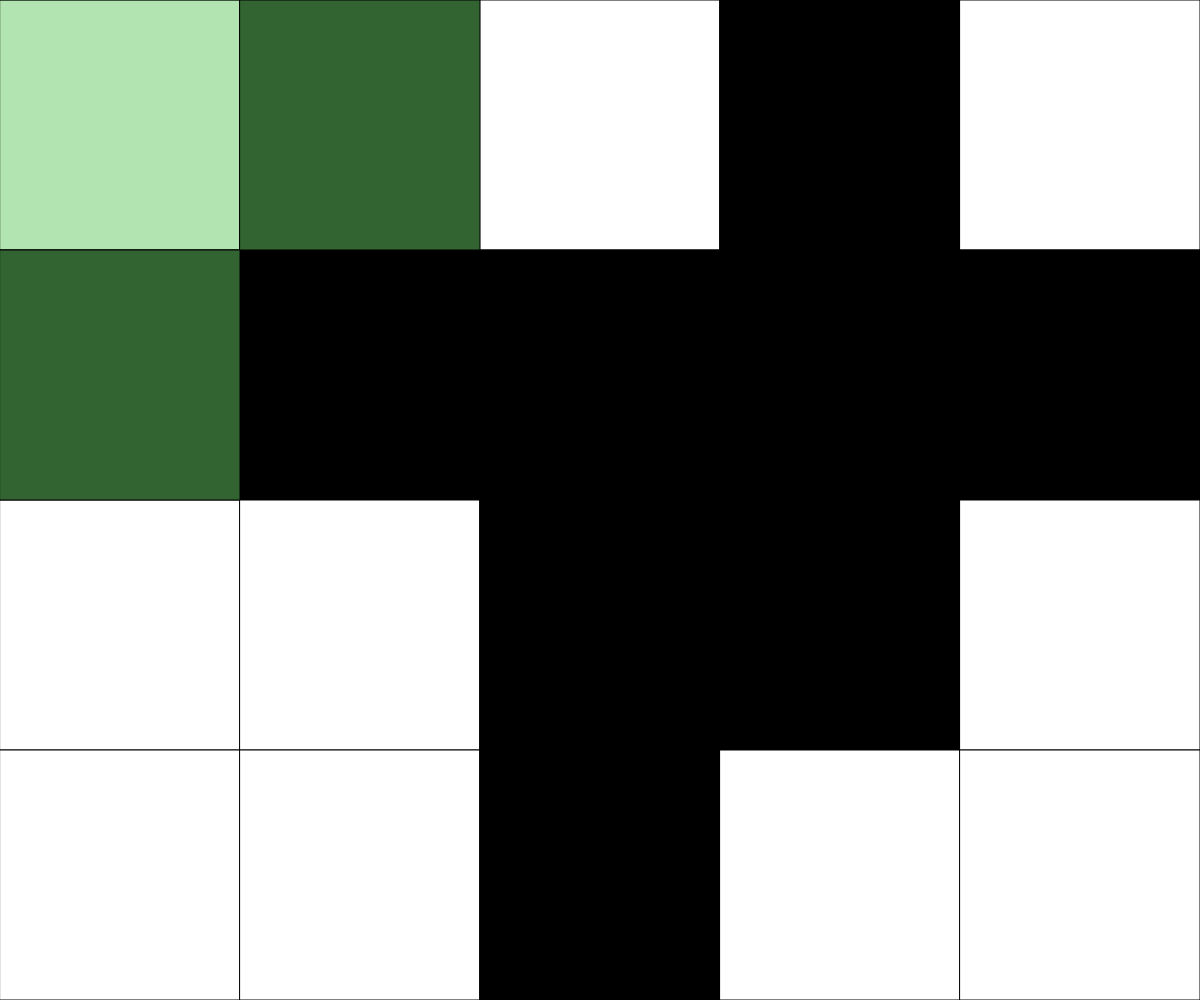
Frame 1 (no input)
Frame 60 (no input): identical to frame 1, image omitted
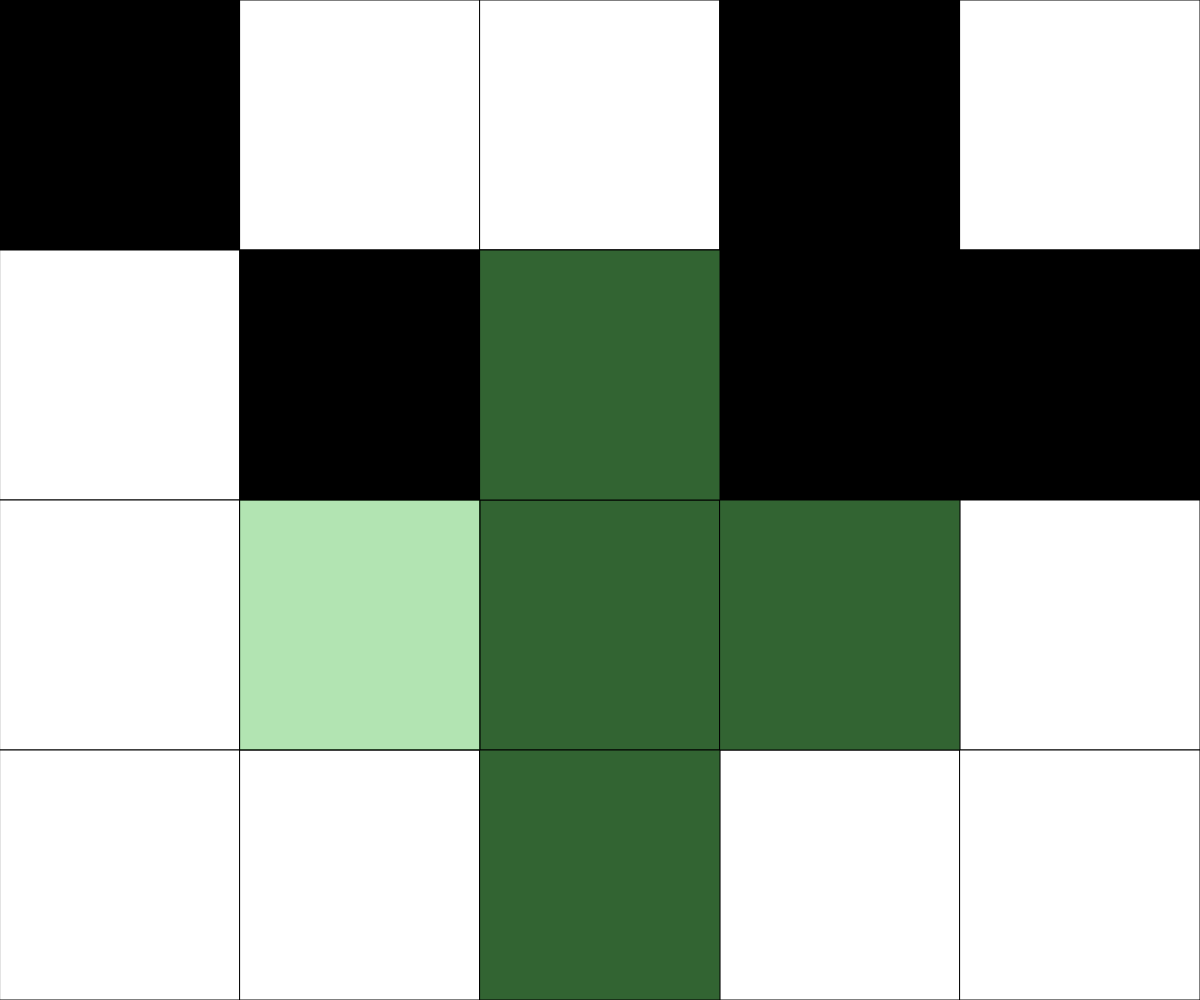
Frame 120 (the mouse pressed at the canvas centre since frame 60)

The p5.js sketch that drew these frames (run headless with seeded random() and noise() and a simulated clock; from frame 60 on, the mouse is pressed at the canvas centre):

// p5.js sketch
// ── sketch.js
// Puzzle Game
// Yurui Qin
// CS30
// June. 24, 2024
// Creating a sailboat scene that can be altered with mouse and keyboard input

let flipState = 0 //if 0 then user flips with cross, if 1 then user flips with rectangle

let NUM_ROWS = 4;
let NUM_COLS = 5;
let rectWidth, rectHeight;
let currentRow, currentCol;
let gridData = [[0,0,0,0,0],
                [0,0,0,0,0],
                [0,255,0,0,0],
                [255,255,255,0,0]];
let winMessage = "";


function setup() {
  document.addEventListener("contextmenu", event => event.preventDefault())
  // Determine the size of each square. Could use windowHeight,windowHeight  for Canvas to keep a square aspect ratio
  createCanvas(windowWidth, windowHeight);
  rectWidth = width/NUM_COLS;
  rectHeight = height/NUM_ROWS;

  randomBoard();  
}

function draw() {
  background(220);
  determineActiveSquare();   //figure out which tile the mouse cursor is over
  drawGrid();                //render the current game board to the screen (and the overlay)

  WinCondition();
  if (winMessage !== "") {
    textSize(32);
    fill(255,0,0);
    text(winMessage, width / 2 - textWidth(winMessage) / 2, height / 2);
  }
}

function keyPressed(){
  if (key === ' '){
    if (flipState === 0){
      flipState = 1;
    }
    else if (flipState === 1){
      flipState = 0;
    }
  }
}

function mousePressed(){
  if (mouseButton === LEFT && keyIsDown(SHIFT)) {
    flip(currentCol, currentRow);
  } 
  else if (mouseButton === LEFT && flipState === 0) {
    flip(currentCol, currentRow);
    flip(currentCol-1, currentRow);
    flip(currentCol+1, currentRow);
    flip(currentCol, currentRow-1);
    flip(currentCol, currentRow+1);
  }
  else if (mouseButton === LEFT && flipState === 1) {
    flip(currentCol, currentRow);
    flip(currentCol+1, currentRow);
    flip(currentCol, currentRow+1);
    flip(currentCol+1, currentRow+1);
  }
  WinCondition();
}

function flip(col, row){
  // given a column and row for the 2D array, flip its value from 0 to 255 or 255 to 0
  // conditions ensure that the col and row given are valid and exist for the array. If not, no operations take place.
  if (col >= 0 && col < NUM_COLS ){
    if (row >= 0 && row < NUM_ROWS){
      if (gridData[row][col] === 0) gridData[row][col] = 255;
      else gridData[row][col] = 0;
    }
  }
}

function determineActiveSquare(){
  // An expression to run each frame to determine where the mouse currently is.
  currentRow = int(mouseY / rectHeight);
  currentCol = int(mouseX / rectWidth);
}

function drawGrid(){
  // Render a grid of squares - fill color set according to data stored in the 2D array
  for (let x = 0; x < NUM_COLS ; x++){
    for (let y = 0; y < NUM_ROWS; y++){
      fill(gridData[y][x]);
      rect(x*rectWidth, y*rectHeight, rectWidth, rectHeight);
    }
  }

  if (flipState  === 0){
    fill(100, 200, 100, 127); // Tint color with transparency
    rect(currentCol * rectWidth, currentRow * rectHeight, rectWidth, rectHeight);
    if (currentCol + 1 < NUM_COLS) {
      rect((currentCol + 1) * rectWidth, currentRow * rectHeight, rectWidth, rectHeight);
    }
    if (currentCol - 1 >= 0) {
      rect((currentCol - 1) * rectWidth, currentRow * rectHeight, rectWidth, rectHeight);
    }
    if (currentRow + 1 < NUM_ROWS) {
      rect(currentCol * rectWidth, (currentRow + 1) * rectHeight, rectWidth, rectHeight);
    }
    if (currentRow - 1 >= 0) {
      rect(currentCol * rectWidth, (currentRow - 1) * rectHeight, rectWidth, rectHeight);
    }
  }
  else if (flipState  === 1){
    fill(100, 200, 100, 127); // Tint color with transparency
    rect(currentCol * rectWidth, currentRow * rectHeight, rectWidth, rectHeight);
    if (currentCol + 1 < NUM_COLS) {
      rect((currentCol + 1) * rectWidth, currentRow * rectHeight, rectWidth, rectHeight);
    }
    if (currentRow + 1 < NUM_ROWS) {
      rect(currentCol * rectWidth, (currentRow + 1) * rectHeight, rectWidth, rectHeight);
    }
    if (currentCol + 1 < NUM_COLS && currentRow + 1 < NUM_ROWS) {
      rect((currentCol + 1)  * rectWidth, (currentRow + 1) * rectHeight, rectWidth, rectHeight);
    }
  }
}

function WinCondition(){
  let identicalSquares = true;

  let firstValue = gridData[0][0];
  for (let x = 0; x < NUM_ROWS; x++){
    for (let y = 0; y < NUM_COLS; y++){
      if(gridData[x][y] !== firstValue){
        identicalSquares = false;
        break;
      }
    }
    if(! identicalSquares){
      break;
    }
  }

  if (identicalSquares) {
    winMessage = "You Win!";
  } 
  else {
    winMessage = "";
  }
}

function randomBoard(){
  let randomNum;

  for (let x = 0; x < NUM_ROWS; x++){
    for (let y = 0; y < NUM_COLS; y++){
      if (floor(random(0,2)) == 0){
        randomNum = 0;
      }
      else{
        randomNum = 255;
      }
      gridData[x][y] = randomNum;
    }
  }
}
